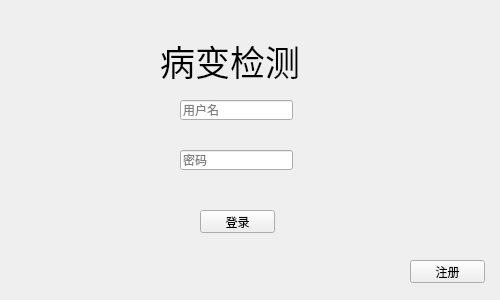
<?xml version="1.0" encoding="UTF-8"?>
<ui version="4.0">
 <class>Form</class>
 <widget class="QWidget" name="Form">
  <property name="geometry">
   <rect>
    <x>0</x>
    <y>0</y>
    <width>500</width>
    <height>300</height>
   </rect>
  </property>
  <property name="sizePolicy">
   <sizepolicy hsizetype="Fixed" vsizetype="Fixed">
    <horstretch>0</horstretch>
    <verstretch>0</verstretch>
   </sizepolicy>
  </property>
  <property name="minimumSize">
   <size>
    <width>500</width>
    <height>300</height>
   </size>
  </property>
  <property name="maximumSize">
   <size>
    <width>500</width>
    <height>300</height>
   </size>
  </property>
  <property name="windowTitle">
   <string>登录</string>
  </property>
  <property name="windowIcon">
   <iconset>
    <normaloff>ui_img/icon.jpg</normaloff>ui_img/icon.jpg</iconset>
  </property>
  <widget class="QLabel" name="label">
   <property name="geometry">
    <rect>
     <x>50</x>
     <y>30</y>
     <width>61</width>
     <height>51</height>
    </rect>
   </property>
   <property name="text">
    <string/>
   </property>
   <property name="pixmap">
    <pixmap>ui_img/small_log.png</pixmap>
   </property>
  </widget>
  <widget class="QLabel" name="label_2">
   <property name="geometry">
    <rect>
     <x>160</x>
     <y>30</y>
     <width>251</width>
     <height>61</height>
    </rect>
   </property>
   <property name="font">
    <font>
     <family>Times New Roman</family>
     <pointsize>26</pointsize>
    </font>
   </property>
   <property name="text">
    <string>病变检测</string>
   </property>
  </widget>
  <widget class="QLineEdit" name="edit_username">
   <property name="geometry">
    <rect>
     <x>180</x>
     <y>100</y>
     <width>113</width>
     <height>20</height>
    </rect>
   </property>
   <property name="placeholderText">
    <string>用户名</string>
   </property>
  </widget>
  <widget class="QLineEdit" name="edit_password">
   <property name="geometry">
    <rect>
     <x>180</x>
     <y>150</y>
     <width>113</width>
     <height>20</height>
    </rect>
   </property>
   <property name="placeholderText">
    <string>密码</string>
   </property>
  </widget>
  <widget class="QPushButton" name="btn_login">
   <property name="geometry">
    <rect>
     <x>200</x>
     <y>210</y>
     <width>75</width>
     <height>23</height>
    </rect>
   </property>
   <property name="text">
    <string>登录</string>
   </property>
  </widget>
  <widget class="QPushButton" name="btn_regeist">
   <property name="geometry">
    <rect>
     <x>410</x>
     <y>260</y>
     <width>75</width>
     <height>23</height>
    </rect>
   </property>
   <property name="text">
    <string>注册</string>
   </property>
  </widget>
 </widget>
 <resources/>
 <connections/>
</ui>
